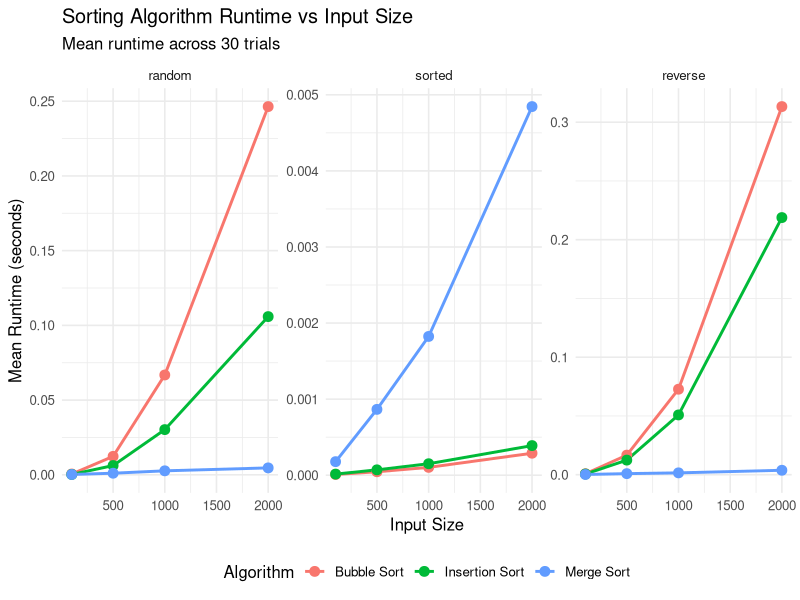
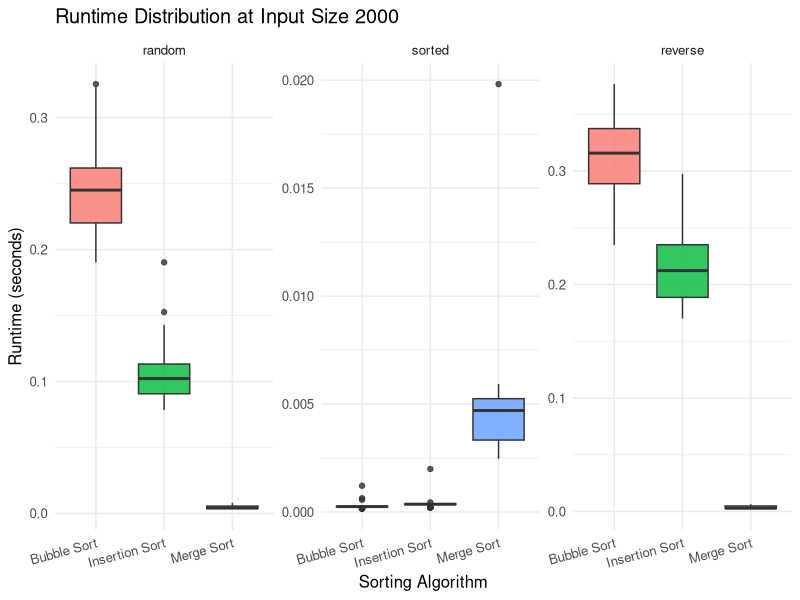
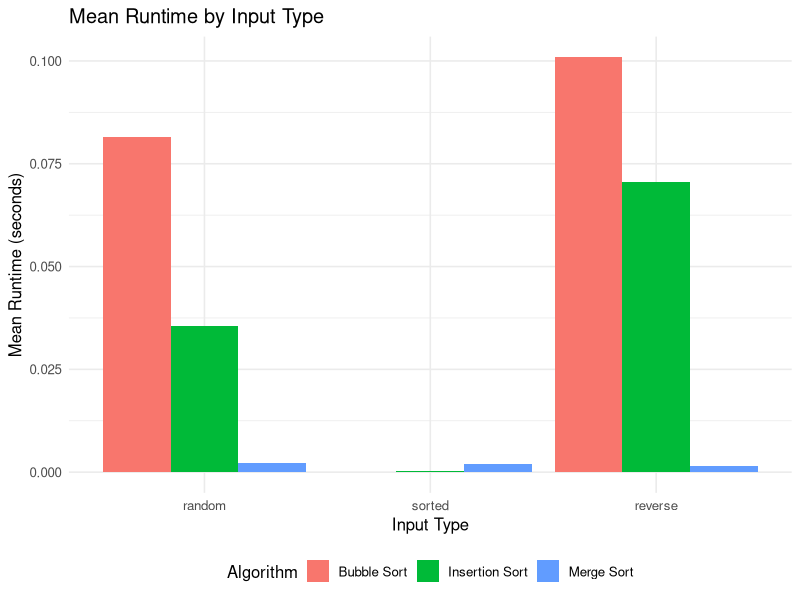
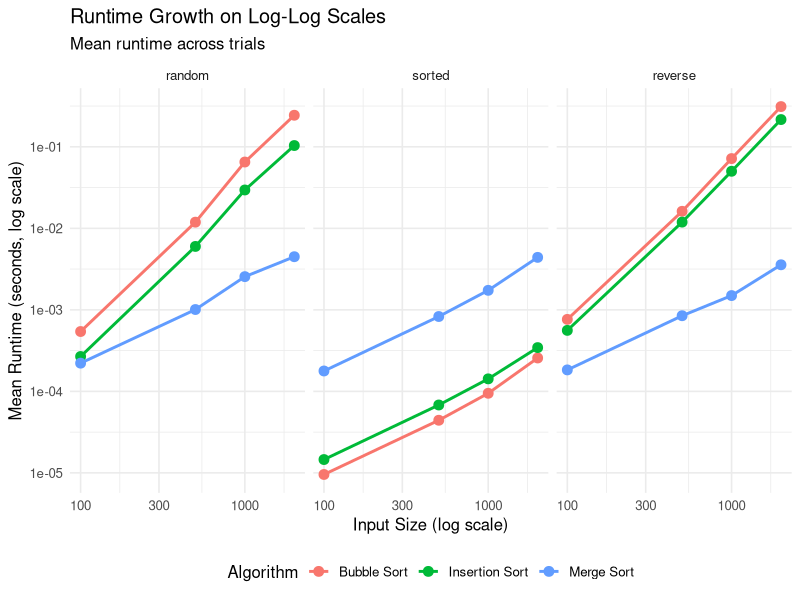
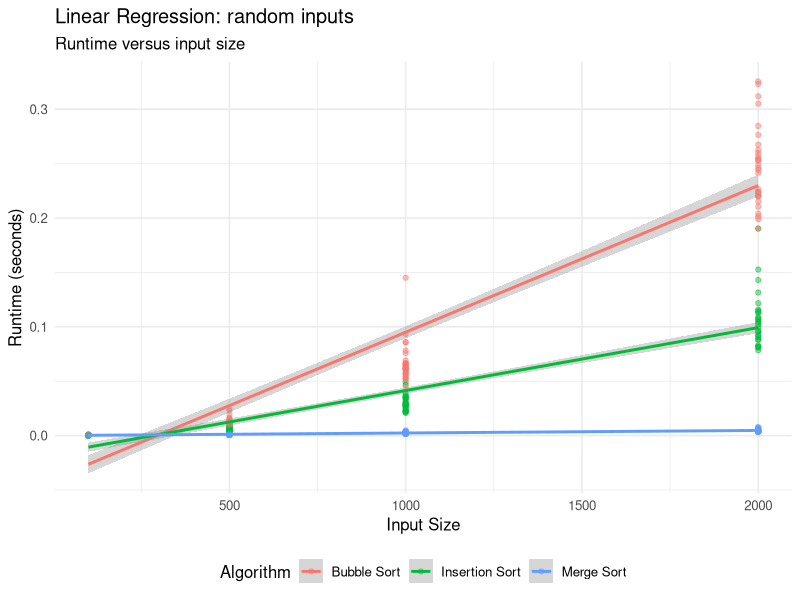
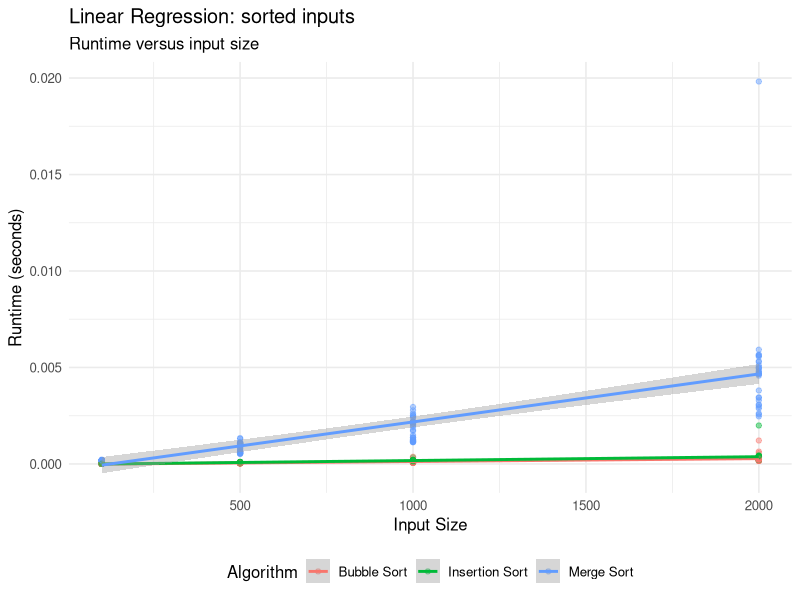
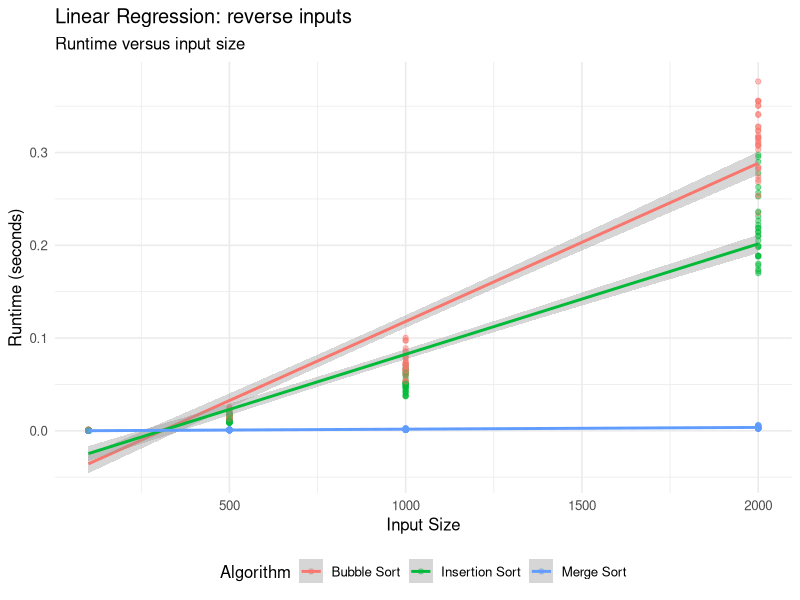
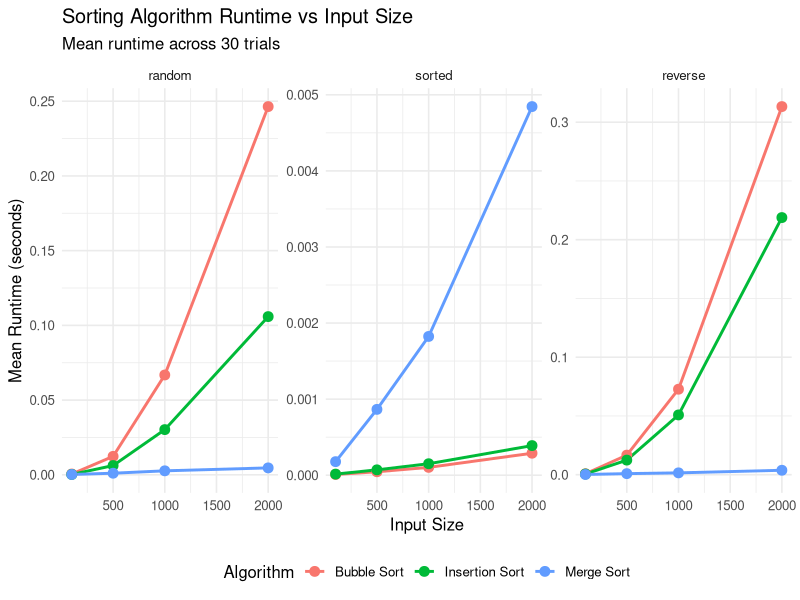

These charts were generated, in order, by the following R code:

# Hypothesis Testing and Comparative Analysis
library(dplyr)

# Load benchmark data
bench <- read.csv("results/benchmark_results.csv", stringsAsFactors = FALSE)

# Validate columns
required <- c(
  "algorithm", "input_size", "input_type",
  "trial", "runtime_seconds", "correct"
)

if (!all(required %in% names(bench))) {
  stop("Dataset is missing one or more required columns.")
}

# Prepare data types
bench$algorithm <- factor(bench$algorithm)
bench$input_type <- factor(bench$input_type)
bench$input_size <- as.numeric(bench$input_size)
bench$trial <- as.integer(bench$trial)
bench$runtime_seconds <- as.numeric(bench$runtime_seconds)
bench$correct <- tolower(as.character(bench$correct)) == "true"

# Validate observations
cat("Total observations:", nrow(bench), "\n")
cat("Algorithms:", levels(bench$algorithm), "\n")
cat("Input sizes:", sort(unique(bench$input_size)), "\n")
cat("Input types:", levels(bench$input_type), "\n")
cat("Incorrect results:", sum(!bench$correct, na.rm = TRUE), "\n")
cat("Missing values:", sum(is.na(bench)), "\n")

if (anyNA(bench[, required])) {
  stop("Missing or invalid values found in required columns.")
}

if (any(!is.finite(bench$runtime_seconds)) ||
    any(bench$runtime_seconds < 0)) {
  stop("Invalid runtime measurements found.")
}

if (!all(bench$correct)) {
  stop("Some algorithm correctness checks failed.")
}

# Create output folders
dir.create("outputs/tables", recursive = TRUE, showWarnings = FALSE)
dir.create("outputs/figures", recursive = TRUE, showWarnings = FALSE)

# Check for duplicate measurements
duplicate_rows <- bench %>%
  count(input_size, input_type, trial, algorithm) %>%
  filter(n != 1)

if (nrow(duplicate_rows) > 0) {
  stop("Duplicate algorithm measurements found within a trial.")
}

# Prepare result containers
algorithms <- levels(droplevels(bench$algorithm))
conditions <- unique(bench[c("input_size", "input_type")])

friedman_list <- list()
pairwise_list <- list()

# Run tests for each input size and input type
for (i in seq_len(nrow(conditions))) {
  
  size_i <- conditions$input_size[i]
  type_i <- as.character(conditions$input_type[i])
  
  d <- subset(
    bench,
    input_size == size_i & input_type == type_i
  )
  
  # Match each algorithm by trial number
  wide <- reshape(
    d[, c("trial", "algorithm", "runtime_seconds")],
    idvar = "trial",
    timevar = "algorithm",
    direction = "wide"
  )
  
  expected_cols <- paste0("runtime_seconds.", algorithms)
  
  if (!all(expected_cols %in% names(wide))) {
    stop("An algorithm is missing from one or more test conditions.")
  }
  
  wide <- wide[complete.cases(wide[, expected_cols]), ]
  
  if (nrow(wide) < 2) {
    stop("Not enough matched trials to perform statistical tests.")
  }
  
  runtime_matrix <- as.matrix(wide[, expected_cols])
  storage.mode(runtime_matrix) <- "numeric"
  colnames(runtime_matrix) <- algorithms
  
  # Friedman test
  friedman_test <- friedman.test(runtime_matrix)
  
  friedman_list[[length(friedman_list) + 1]] <- data.frame(
    input_size = size_i,
    input_type = type_i,
    trials = nrow(runtime_matrix),
    statistic = unname(friedman_test$statistic),
    df = unname(friedman_test$parameter),
    p_value = friedman_test$p.value
  )
  
  # Pairwise paired Wilcoxon tests
  algorithm_pairs <- combn(algorithms, 2, simplify = FALSE)
  condition_results <- list()
  
  for (j in seq_along(algorithm_pairs)) {
    
    pair <- algorithm_pairs[[j]]
    x <- runtime_matrix[, pair[1]]
    y <- runtime_matrix[, pair[2]]
    
    wilcox_test <- wilcox.test(
      x, y,
      paired = TRUE,
      exact = FALSE
    )
    
    condition_results[[j]] <- data.frame(
      input_size = size_i,
      input_type = type_i,
      algorithm_1 = pair[1],
      algorithm_2 = pair[2],
      median_paired_difference = median(x - y),
      p_value = wilcox_test$p.value
    )
  }
  
  # Adjust the three pairwise tests within this condition
  condition_table <- do.call(rbind, condition_results)
  
  condition_table$adjusted_p_value <- p.adjust(
    condition_table$p_value,
    method = "holm"
  )
  
  condition_table$significant <- (
    condition_table$adjusted_p_value < 0.05
  )
  
  pairwise_list[[length(pairwise_list) + 1]] <- condition_table
}

# Combine test results
friedman_results <- do.call(rbind, friedman_list)
pairwise_results <- do.call(rbind, pairwise_list)

# Adjust the 12 Friedman tests for multiple comparisons
friedman_results$adjusted_p_value <- p.adjust(
  friedman_results$p_value,
  method = "holm"
)

friedman_results$significant <- (
  friedman_results$adjusted_p_value < 0.05
)

# Save results
write.csv(
  friedman_results,
  "outputs/tables/friedman_test_results_review2.csv",
  row.names = FALSE
)

write.csv(
  pairwise_results,
  "outputs/tables/pairwise_test_results_review2.csv",
  row.names = FALSE
)

# Display results
cat("\nFriedman Test Results:\n")
print(friedman_results)

cat("\nPairwise Wilcoxon Test Results:\n")
print(pairwise_results)

cat("\nSaved statistical results to outputs/tables.\n")
cat("hypothesis testing completed successfully.\n")



# ==========================================
# COMPARATIVE ANALYSIS VISUALIZATIONS
# ==========================================

library(ggplot2)
library(dplyr)

# Load benchmark data
bench <- read.csv(
  "results/benchmark_results.csv",
  stringsAsFactors = FALSE
)

bench$algorithm <- factor(bench$algorithm)
bench$input_type <- factor(
  bench$input_type,
  levels = c("random", "sorted", "reverse")
)

# Create output folders
dir.create("outputs/figures", recursive = TRUE, showWarnings = FALSE)
dir.create("outputs/tables", recursive = TRUE, showWarnings = FALSE)


# ------------------------------------------
# PLOT 1: Runtime vs Input Size
# ------------------------------------------

p1 <- ggplot(
  bench,
  aes(
    x = input_size,
    y = runtime_seconds,
    color = algorithm,
    group = algorithm
  )
) +
  stat_summary(fun = mean, geom = "line", linewidth = 1) +
  stat_summary(fun = mean, geom = "point", size = 3) +
  facet_wrap(~input_type, scales = "free_y") +
  labs(
    title = "Sorting Algorithm Runtime vs Input Size",
    subtitle = "Mean runtime across 30 trials",
    x = "Input Size",
    y = "Mean Runtime (seconds)",
    color = "Algorithm"
  ) +
  theme_minimal(base_size = 12) +
  theme(legend.position = "bottom")

print(p1)

ggsave(
  "outputs/figures/runtime_comparison_review2.png",
  plot = p1,
  width = 10,
  height = 6,
  dpi = 300
)


# ------------------------------------------
# PLOT 2: Runtime Distribution at Size 2000
# ------------------------------------------

p2 <- ggplot(
  subset(bench, input_size == 2000),
  aes(
    x = algorithm,
    y = runtime_seconds,
    fill = algorithm
  )
) +
  geom_boxplot(alpha = 0.8, outlier.size = 1.5) +
  facet_wrap(~input_type, scales = "free_y") +
  labs(
    title = "Runtime Distribution at Input Size 2000",
    x = "Sorting Algorithm",
    y = "Runtime (seconds)"
  ) +
  theme_minimal(base_size = 12) +
  theme(
    legend.position = "none",
    axis.text.x = element_text(angle = 15, hjust = 1)
  )

print(p2)

ggsave(
  "outputs/figures/runtime_distribution_review2.png",
  plot = p2,
  width = 10,
  height = 6,
  dpi = 300
)


# ------------------------------------------
# PLOT 3: Mean Runtime by Input Type
# ------------------------------------------

mean_runtime <- bench %>%
  group_by(algorithm, input_type) %>%
  summarise(
    mean_runtime = mean(runtime_seconds),
    .groups = "drop"
  )

p3 <- ggplot(
  mean_runtime,
  aes(
    x = input_type,
    y = mean_runtime,
    fill = algorithm
  )
) +
  geom_col(position = "dodge") +
  labs(
    title = "Mean Runtime by Input Type",
    x = "Input Type",
    y = "Mean Runtime (seconds)",
    fill = "Algorithm"
  ) +
  theme_minimal(base_size = 12) +
  theme(legend.position = "bottom")

print(p3)

ggsave(
  "outputs/figures/input_type_comparison_review2.png",
  plot = p3,
  width = 9,
  height = 6,
  dpi = 300
)


# ------------------------------------------
# PLOT 4: Runtime Growth on Log-Log Scales
# ------------------------------------------

p4 <- ggplot(
  bench,
  aes(
    x = input_size,
    y = runtime_seconds,
    color = algorithm,
    group = algorithm
  )
) +
  stat_summary(fun = mean, geom = "line", linewidth = 1) +
  stat_summary(fun = mean, geom = "point", size = 3) +
  facet_wrap(~input_type) +
  scale_x_log10() +
  scale_y_log10() +
  labs(
    title = "Runtime Growth on Log-Log Scales",
    subtitle = "Mean runtime across trials",
    x = "Input Size (log scale)",
    y = "Mean Runtime (seconds, log scale)",
    color = "Algorithm"
  ) +
  theme_minimal(base_size = 12) +
  theme(legend.position = "bottom")

print(p4)

ggsave(
  "outputs/figures/runtime_growth_loglog_review2.png",
  plot = p4,
  width = 10,
  height = 6,
  dpi = 300
)


# ------------------------------------------
# SAVE SUMMARY TABLE
# ------------------------------------------

write.csv(
  mean_runtime,
  "outputs/tables/mean_runtime_by_input_type_review2.csv",
  row.names = FALSE
)

cat("\nAll four plots displayed and saved successfully!\n")

# ==========================================
# REGRESSION ANALYSIS
# ==========================================

library(ggplot2)
library(dplyr)

# Load benchmark data
bench <- read.csv(
  "results/benchmark_results.csv",
  stringsAsFactors = FALSE
)

bench$algorithm <- factor(bench$algorithm)
bench$input_type <- factor(
  bench$input_type,
  levels = c("random", "sorted", "reverse")
)

dir.create("outputs/tables", recursive = TRUE, showWarnings = FALSE)
dir.create("outputs/figures", recursive = TRUE, showWarnings = FALSE)

# ------------------------------------------
# 1. Fit regression models for each condition
# ------------------------------------------

regression_results <- data.frame()

for (alg in levels(bench$algorithm)) {
  for (typ in levels(bench$input_type)) {
    
    d <- subset(
      bench,
      algorithm == alg & input_type == typ
    )
    
    model <- lm(runtime_seconds ~ input_size, data = d)
    model_summary <- summary(model)
    coefficients <- coef(model_summary)
    
    regression_results <- rbind(
      regression_results,
      data.frame(
        algorithm = alg,
        input_type = typ,
        observations = nrow(d),
        intercept = unname(coef(model)[1]),
        slope = unname(coef(model)[2]),
        r_squared = model_summary$r.squared,
        adjusted_r_squared = model_summary$adj.r.squared,
        slope_p_value = coefficients[2, "Pr(>|t|)"]
      )
    )
  }
}

# Save regression results
write.csv(
  regression_results,
  "outputs/tables/regression_results_review2.csv",
  row.names = FALSE
)

cat("\nREGRESSION RESULTS\n")
print(regression_results)


# ------------------------------------------
# 2. Regression plots for each input type
# ------------------------------------------

for (typ in levels(bench$input_type)) {
  
  d <- subset(bench, input_type == typ)
  
  p <- ggplot(
    d,
    aes(
      x = input_size,
      y = runtime_seconds,
      color = algorithm
    )
  ) +
    geom_point(alpha = 0.45) +
    geom_smooth(
      method = "lm",
      formula = y ~ x,
      se = TRUE
    ) +
    labs(
      title = paste("Linear Regression:", typ, "inputs"),
      subtitle = "Runtime versus input size",
      x = "Input Size",
      y = "Runtime (seconds)",
      color = "Algorithm"
    ) +
    theme_minimal(base_size = 12) +
    theme(legend.position = "bottom")
  
  # Display in RStudio
  print(p)
  
  # Save to repository
  filename <- paste0(
    "outputs/figures/regression_",
    typ,
    "_review2.png"
  )
  
  ggsave(
    filename,
    plot = p,
    width = 9,
    height = 6,
    dpi = 300
  )
}

cat("\nRegression analysis completed successfully!\n")
